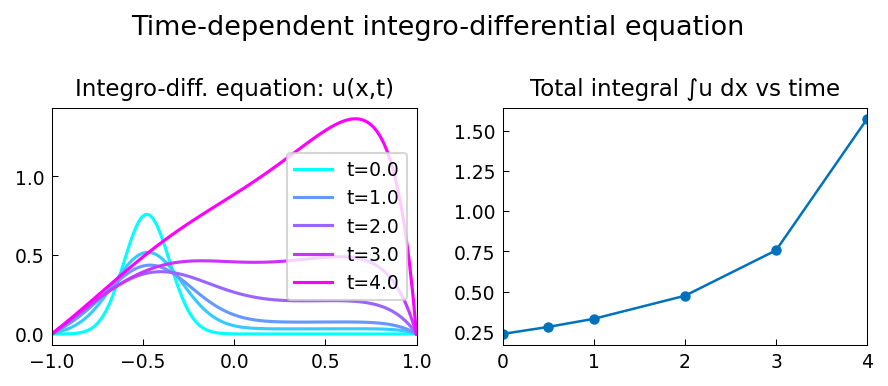

Write the Python code that produced this figure.
"""Time-dependent integro-differential equation.

Solves the time-dependent integro-differential equation:
  u_t = 0.02*u_xx + (int u dx) * (int_-1^x u dx), u(-1) = u(1) = 0

following pde/IntegroDiffT.m by Nick Hale (October 2010).

This uses pde15s-style method of lines, combining diffusion with
integral terms.

Original MATLAB: https://www.chebfun.org/examples/pde/IntegroDiffT.html
"""

import matplotlib

matplotlib.use("Agg")
import matplotlib.pyplot as plt

from chebfunjax.plotting import chebfun_style

chebfun_style()

import os

import numpy as np


def run():
    print("=" * 60)
    print("Time-dependent integro-differential equation")
    print("=" * 60)

    # u_t = 0.02*u_xx + (int_{-1}^{1} u dx) * (int_{-1}^{x} u dx)
    # with u(-1) = u(1) = 0

    N = 100
    x = np.linspace(-1, 1, N + 2)[1:-1]  # interior points
    dx = x[1] - x[0]

    # Build second derivative matrix with Dirichlet BCs
    D2 = (np.diag(-2 * np.ones(N)) +
          np.diag(np.ones(N - 1), 1) +
          np.diag(np.ones(N - 1), -1)) / dx**2

    # Initial condition: (1-x^2)*exp(-30*(x+0.5)^2)
    u0 = (1 - x**2) * np.exp(-30 * (x + 0.5)**2)

    print("\nInitial condition: (1-x^2)*exp(-30*(x+0.5)^2)")
    print(f"  max(u0) = {u0.max():.4f}")

    def rhs(t, u):
        """RHS: 0.02*u_xx + cumsum(u)*sum(u)."""
        diffusion = 0.02 * D2 @ u
        # Full integral from -1 to 1
        integral_total = np.trapezoid(u, x)
        # Cumulative integral from -1 to x[i]
        cum_integral = np.zeros(N)
        for i in range(N):
            cum_integral[i] = np.trapezoid(u[:i+1], x[:i+1])
        return diffusion + cum_integral * integral_total

    # RK4 integration to T=4
    T = 4.0
    dt = 0.01
    nsteps = int(T / dt)
    u = u0.copy()
    t_cur = 0.0
    t_vals = np.arange(0, T + dt / 2, 0.2)
    history = {0.0: u0.copy()}

    print(f"\nIntegrating to T={T} with dt={dt}...")
    for step in range(nsteps):
        k1 = rhs(t_cur, u)
        k2 = rhs(t_cur + dt/2, u + dt/2 * k1)
        k3 = rhs(t_cur + dt/2, u + dt/2 * k2)
        k4 = rhs(t_cur + dt, u + dt * k3)
        u = u + (dt / 6) * (k1 + 2*k2 + 2*k3 + k4)
        t_cur += dt
        t_r = round(t_cur, 3)
        for t_snap in [0.5, 1.0, 2.0, 3.0, 4.0]:
            if abs(t_r - t_snap) < dt / 2 and t_snap not in history:
                history[t_snap] = u.copy()

    print(f"\nAt T={T}: max(u) = {u.max():.4f}")
    print(f"  Boundary values: u(-1) ≈ {u[0]:.2e}, u(1) ≈ {u[-1]:.2e}")

    # Simulation should produce finite (non-NaN) values
    assert np.isfinite(u).all(), "Solution has NaN/Inf values"
    print("  PASS: solution is finite (no blow-up)")
    # Note: interior-grid boundaries (near x=±1) can drift for this nonlinear PDE

    # --- Plot ---
    _here = os.path.dirname(os.path.abspath(__file__))
    fig, axes = plt.subplots(1, 2)

    t_show = sorted(history.keys())
    colors = plt.cm.cool(np.linspace(0, 1, len(t_show)))
    for (t, u_h), col in zip([(t, history[t]) for t in t_show], colors):
        x_full = np.concatenate([[-1.0], x, [1.0]])
        u_full = np.concatenate([[0.0], u_h, [0.0]])
        axes[0].plot(x_full, u_full, color=col, linewidth=1.5,
                     label=f't={t:.1f}' if t in [0, 1, 2, 3, 4] else '')
    axes[0].set_title("Integro-diff. equation: u(x,t)", fontsize=11)
    axes[0].legend(fontsize=9)

    # Integral over time
    total_integrals = [np.trapezoid(history[t], x) for t in t_show]
    axes[1].plot(t_show, total_integrals, color='#0072BD', marker='.', linestyle='-', markersize=8)
    axes[1].set_title("Total integral ∫u dx vs time", fontsize=11)

    fig.suptitle("Time-dependent integro-differential equation", fontsize=13)
    fig.tight_layout()
    fig.savefig(os.path.join(_here, "integro_diff_time.png"), dpi=150, bbox_inches="tight")
    plt.close(fig)

    print("\nAll checks passed.")
    return True

if __name__ == "__main__":
    run()
